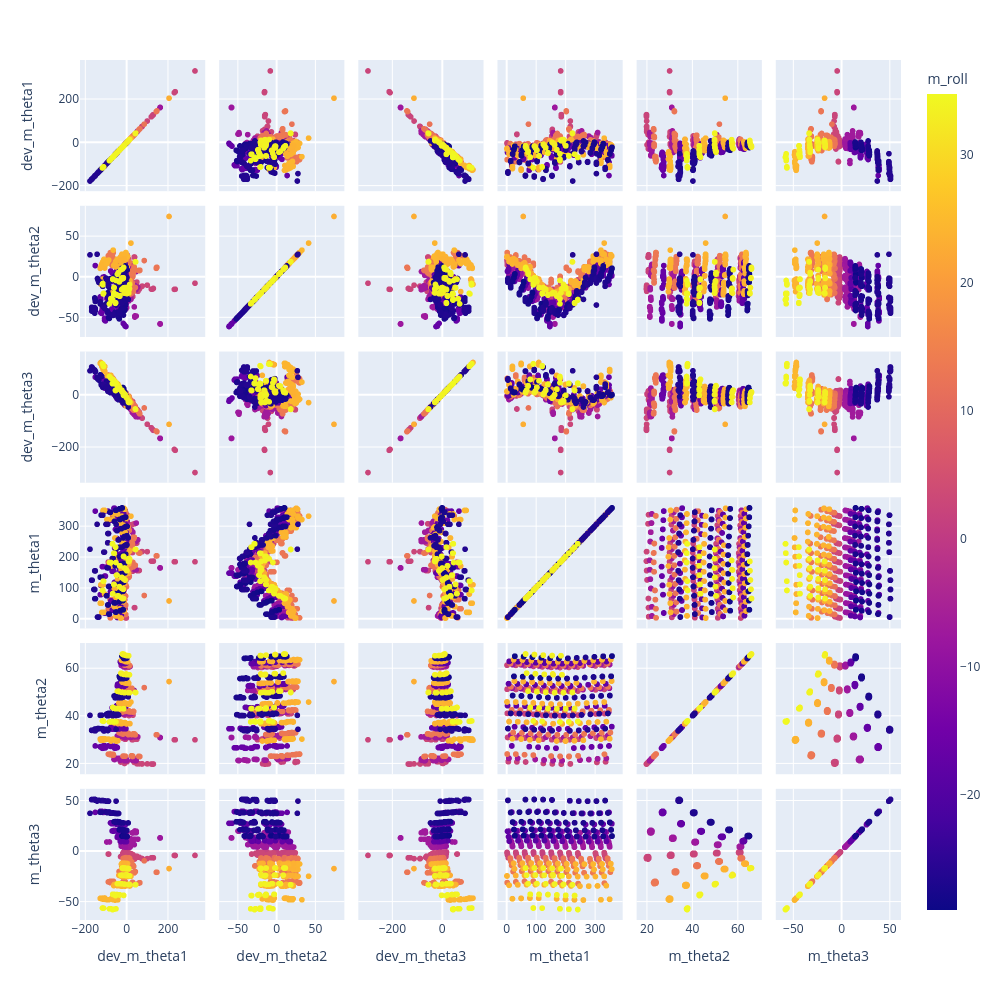

The notebook cell saved with this chart:
### Markdown cell above
# Theta Space Residuals - AFTER

### Code cell
fig = px.scatter_matrix(d, dimensions=["dev_m_theta1","dev_m_theta2", "dev_m_theta3", "m_theta1", "m_theta2", "m_theta3"], color="m_roll")
fig.update_layout(height=1000,width=1000 )
fig.show()

### Figure 1 — Plotly figure (JSON) as saved in the notebook; plotly's stock layout.template omitted (floating-point values rounded to 4 significant figures; data arrays with more than 128 entries replaced by an {"elided": "..."} marker saying what was removed)
{"data": [{"dimensions": [{"axis": {"matches": true}, "label": "dev_m_theta1", "values": {"elided": "1762 float values"}}, {"axis": {"matches": true}, "label": "dev_m_theta2", "values": {"elided": "1762 float values"}}, {"axis": {"matches": true}, "label": "dev_m_theta3", "values": {"elided": "1762 float values"}}, {"axis": {"matches": true}, "label": "m_theta1", "values": {"elided": "1762 float values"}}, {"axis": {"matches": true}, "label": "m_theta2", "values": {"elided": "1762 float values"}}, {"axis": {"matches": true}, "label": "m_theta3", "values": {"elided": "1762 float values"}}], "hovertemplate": "%{xaxis.title.text}=%{x}<br>%{yaxis.title.text}=%{y}<br>m_roll=%{marker.color}<extra></extra>", "legendgroup": "", "marker": {"color": {"elided": "1762 float values"}, "coloraxis": "coloraxis", "symbol": "circle"}, "name": "", "showlegend": false, "type": "splom"}], "layout": {"coloraxis": {"colorbar": {"title": {"text": "m_roll"}}, "colorscale": [[0, "#0d0887"], [0.1111, "#46039f"], [0.2222, "#7201a8"], [0.3333, "#9c179e"], [0.4444, "#bd3786"], [0.5556, "#d8576b"], [0.6667, "#ed7953"], [0.7778, "#fb9f3a"], [0.8889, "#fdca26"], [1, "#f0f921"]]}, "dragmode": "select", "height": 1000, "legend": {"tracegroupgap": 0}, "margin": {"t": 60}, "width": 1000}}
